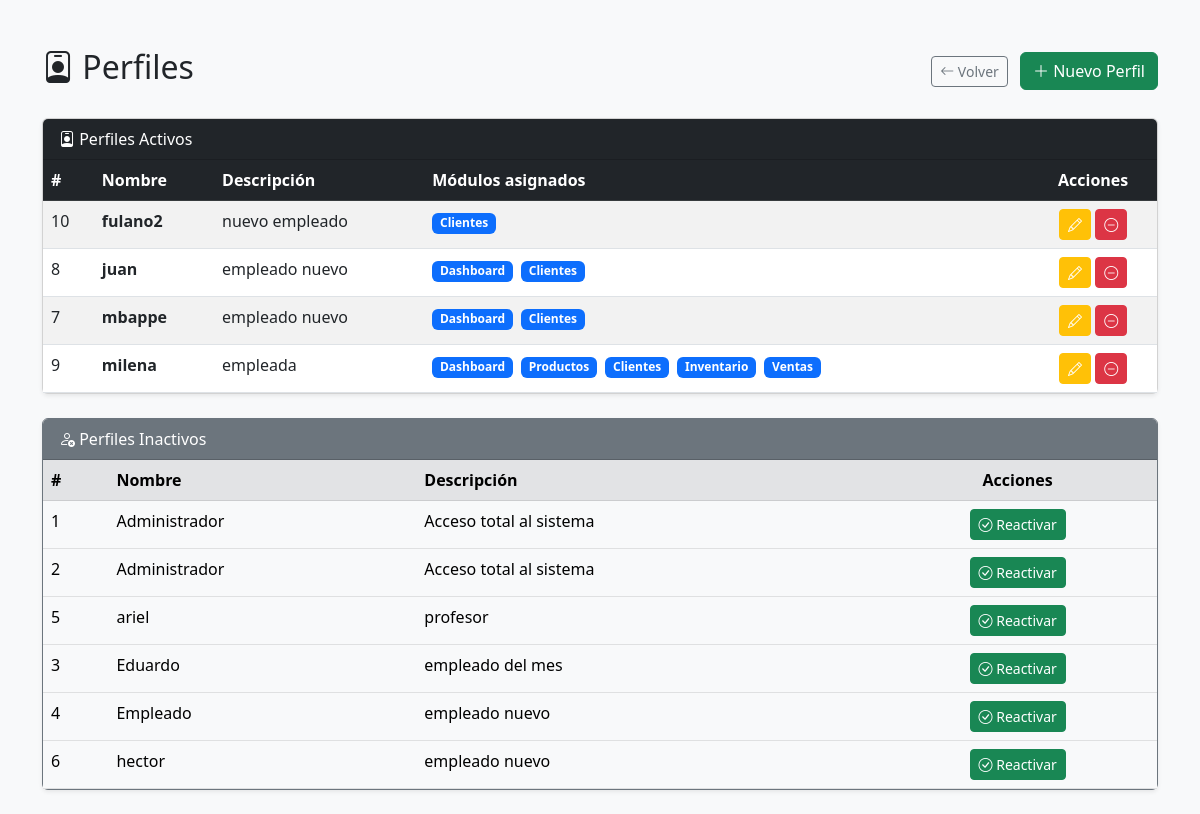
The app's page /public/index.php?action=perfiles (signed in) with its own data.
### tables this page shows
CREATE TABLE `perfil` (
  `id_perfil` int NOT NULL AUTO_INCREMENT,
  `nombre` varchar(45) NOT NULL,
  `descripcion` varchar(255) DEFAULT NULL,
  `estado` varchar(45) NOT NULL DEFAULT 'activo',
  PRIMARY KEY (`id_perfil`)
);

### app/models/perfil/PerfilController.php (called while the page is built, shortened)
<?php
require_once __DIR__ . '/perfil.php';
class PerfilController {
    private $perfil;
    public function __construct() {
        $db           = (new Database())->connect();
        $this->perfil = new Perfil($db);
    }
    public function index() {
        $perfiles          = $this->perfil->listar();
        $perfilesInactivos = $this->perfil->listarInactivos();
        require __DIR__ . '/views/index.php';
    }
}

### app/models/perfil/Perfil.php (called while the page is built, shortened)
<?php
class Perfil {
    private $conn;
    public function __construct($db) {
        $this->conn = $db;
    }
    public function listar() {
        $sql = "SELECT * FROM perfil WHERE estado = 'activo' ORDER BY nombre ASC";
        return $this->conn->query($sql)->fetchAll(PDO::FETCH_ASSOC);
    }
    public function listarInactivos() {
        $sql = "SELECT * FROM perfil WHERE estado = 'inactivo' ORDER BY nombre ASC";
        return $this->conn->query($sql)->fetchAll(PDO::FETCH_ASSOC);
    }
    public function obtenerModulos($perfil_id) {
        $sql  = "SELECT modulo FROM perfil_has_modulo WHERE perfil_id = :perfil_id";
        $stmt = $this->conn->prepare($sql);
        $stmt->execute(['perfil_id' => $perfil_id]);
        return array_column($stmt->fetchAll(PDO::FETCH_ASSOC), 'modulo');
    }
}

### app/models/perfil/views/index.php (the view, shortened to what this page needs)
<!DOCTYPE html>
<html lang="es">
<head>
    <link href="https://cdn.jsdelivr.net/npm/bootstrap@5.3.0/dist/css/bootstrap.min.css" rel="stylesheet">
    <link href="https://cdn.jsdelivr.net/npm/bootstrap-icons@1.10.5/font/bootstrap-icons.css" rel="stylesheet">
</head>
<body class="bg-light">
<div class="container mt-5">
    <div class="d-flex justify-content-between align-items-center mb-4">
        <h2><i class="bi bi-person-badge"></i> Perfiles</h2>
        <div>
            <a href="index.php?action=dashboard" class="btn btn-outline-secondary btn-sm me-2">
                <i class="bi bi-arrow-left"></i> Volver
            </a>
            <a href="index.php?action=create_perfil" class="btn btn-success">
                <i class="bi bi-plus-lg"></i> Nuevo Perfil
            </a>
        </div>
    </div>
    <div class="card shadow-sm mb-4">
        <div class="card-header bg-dark text-white">
            <i class="bi bi-person-badge"></i> Perfiles Activos
        </div>
        <div class="card-body p-0">
            <div class="table-responsive">
                <table class="table table-hover table-striped mb-0">
                    <thead class="table-dark">
                        <tr>
                            <th>#</th>
                            <th>Nombre</th>
                            <th>Descripción</th>
                            <th>Módulos asignados</th>
                            <th class="text-center">Acciones</th>
                        </tr>
                    </thead>
                    <tbody>
                    <?php if (empty($perfiles)): ?>
                        <tr>
                            <td colspan="5" class="text-center text-muted py-4">No hay perfiles activos.</td>
                        </tr>
                    <?php else: ?>
                        <?php foreach ($perfiles as $p): ?>
                        <tr>
                            <td><?= $p['id_perfil'] ?></td>
                            <td><strong><?= htmlspecialchars($p['nombre']) ?></strong></td>
                            <td><?= htmlspecialchars($p['descripcion'] ?? '—') ?></td>
                            <td>
                                <?php
                                $db      = (new Database())->connect();
                                $perfil  = new Perfil($db);
                                $modulos = $perfil->obtenerModulos($p['id_perfil']);
                                foreach ($modulos as $m):
                                ?>
                                    <span class="badge bg-primary me-1"><?= ucfirst($m) ?></span>
                                <?php endforeach; ?>
                            </td>
                            <td class="text-center">
                                <a href="index.php?action=edit_perfil&id=<?= $p['id_perfil'] ?>"
                                class="btn btn-warning btn-sm text-white" title="Editar">
                                    <i class="bi bi-pencil"></i>
                                </a>
                                <button class="btn btn-danger btn-sm"
                                    data-bs-toggle="modal"
                                    data-bs-target="#modalBajaPerfil"
                                    data-id="<?= $p['id_perfil'] ?>"
                                    data-nombre="<?= htmlspecialchars($p['nombre']) ?>"
                                    title="Dar de baja">
                                    <i class="bi bi-dash-circle"></i>
                                </button>
                            </td>
                        </tr>
                        <?php endforeach; ?>
                    <?php endif; ?>
                    </tbody>
                </table>
            </div>
        </div>
    </div>
    <?php if (!empty($perfilesInactivos)): ?>
    <div class="card shadow-sm border-secondary mb-4">
        <div class="card-header bg-secondary text-white">
            <i class="bi bi-person-x"></i> Perfiles Inactivos
        </div>
        <div class="card-body p-0">
            <div class="table-responsive">
                <table class="table table-hover mb-0">
                    <thead class="table-secondary">
                        <tr>
                            <th>#</th>
                            <th>Nombre</th>
                            <th>Descripción</th>
                            <th class="text-center">Acciones</th>
                        </tr>
                    </thead>
                    <tbody>
                        <?php foreach ($perfilesInactivos as $p): ?>
                        <tr class="table-light text-muted">
                            <td><?= $p['id_perfil'] ?></td>
                            <td><?= htmlspecialchars($p['nombre']) ?></td>
                            <td><?= htmlspecialchars($p['descripcion'] ?? '—') ?></td>
                            <td class="text-center">
                                <a href="index.php?action=reactivar_perfil&id=<?= $p['id_perfil'] ?>"
                                class="btn btn-success btn-sm">
                                    <i class="bi bi-check-circle"></i> Reactivar
                                </a>
                            </td>
                        </tr>
                        <?php endforeach; ?>
                    </tbody>
                </table>
            </div>
        </div>
    </div>
    <?php endif; ?>
</div>
</body>
</html>

### records on screen
perfil: id_perfil "10", nombre "fulano2", descripcion "nuevo empleado", m "Clientes"
perfil: id_perfil "8", nombre "juan", descripcion "empleado nuevo", m "Dashboard", m "Clientes"
perfil: id_perfil "7", nombre "mbappe", descripcion "empleado nuevo", m "Dashboard", m "Clientes"
perfil: id_perfil "9", nombre "milena", descripcion "empleada", m "Dashboard", m "Productos", m "Clientes", m "Inventario", m "Ventas"
perfil: id_perfil "1", nombre "Administrador", descripcion "Acceso total al sistema"
perfil: id_perfil "2", nombre "Administrador", descripcion "Acceso total al sistema"
perfil: id_perfil "5", nombre "ariel", descripcion "profesor"
perfil: id_perfil "3", nombre "Eduardo", descripcion "empleado del mes"
perfil: id_perfil "4", nombre "Empleado", descripcion "empleado nuevo"
perfil: id_perfil "6", nombre "hector", descripcion "empleado nuevo"
